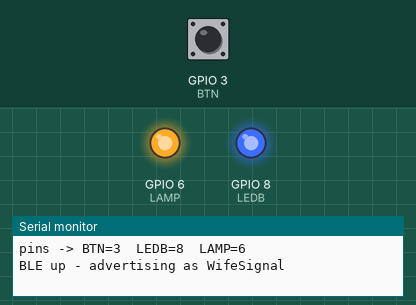
Simulated run of this sketch. Board: ESP32-C3. On the bench: output pins drawn as LEDs (lit = HIGH), the last lines printed to the serial monitor. The inputs (shaded band) are chosen by the test bench; at power-on: GPIO 3 (BTN) HIGH. Nothing arrives over Bluetooth unless stated; a phone connects over Bluetooth LE 3 s after start.

Above: at 1.2 s.
1.3 s: GPIO 3 (BTN) pulled LOW for 0.15 s
At 2.1 s:
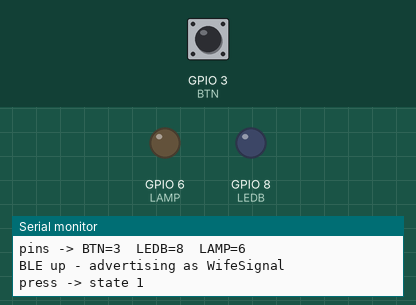
4.5 s: GPIO 3 (BTN) pulled LOW for 1 s
At 5.8 s:
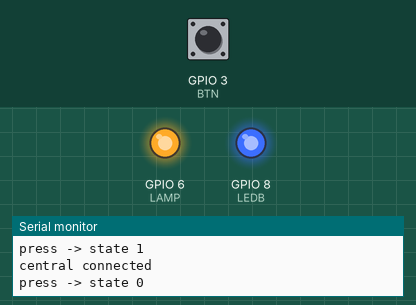
7.0 s: GPIO 3 (BTN) pulled LOW for 3.2 s
At 7.8 s:
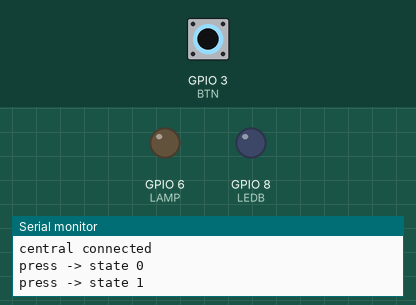
Timing chart, 0 to 10.0 s (numbered marks = the images above; inputs shaded):
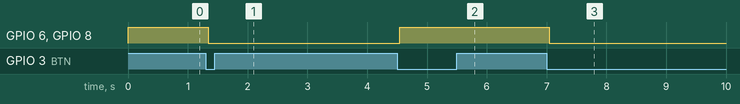

The sketch:

wifesignal_bletest.ino
```cpp
/*
 * WifeSignal - single-button BLE bring-up test
 * Board:  ESP32-C3 SuperMini (ESP32C3 Dev Module, USB CDC On Boot = Enabled)
 * BLE:    NimBLE-Arduino v2.x
 *
 * One on/off STATE drives BOTH the onboard LED and the arcade lamp:
 *   - switch on GPIO3 (press = LOW, internal pull-up) toggles state
 *   - onboard LED on GPIO8 (INVERTED, LOW = ON) mirrors state
 *   - arcade lamp on GPIO6 -> 1k -> S8050 base -> LED- ; LED+ -> 5V (as built: LOW = ON)
 *   - a BLE central can WRITE (1/0), READ, and gets NOTIFY on every change
 *
 * Common ground is mandatory: ESP32 GND, S8050 emitter, switch GND, 5V return.
 */

#include <NimBLEDevice.h>

#define SVC_UUID   "6d5f0001-4b6b-4a3a-9e1e-2a7b1c9f0001"
#define STATE_UUID "6d5f0002-4b6b-4a3a-9e1e-2a7b1c9f0002"

const int BTN  = 3;    // switch: NO -> GPIO3, COM -> GND
const int LEDB = 8;    // onboard LED, INVERTED (LOW = ON)
const int LAMP = 6;    // GPIO6 -> 1k -> S8050 base (as built: LOW = lamp ON)

NimBLECharacteristic* stateChar = nullptr;
bool state = false;
bool connected = false;

// debounce
int lastRead = HIGH;
uint32_t lastEdge = 0;
bool handled = false;

void applyLED() {
  digitalWrite(LEDB, state ? LOW  : HIGH);   // onboard: inverted
  digitalWrite(LAMP, state ? LOW  : HIGH);   // arcade lamp: wired active-low (LOW = lamp ON)
}

void pushState(bool doNotify) {
  uint8_t v = state ? 1 : 0;
  stateChar->setValue(&v, 1);
  if (doNotify && connected) stateChar->notify();
}

class StateCallbacks : public NimBLECharacteristicCallbacks {
  void onWrite(NimBLECharacteristic* c, NimBLEConnInfo& info) override {
    std::string v = c->getValue();
    if (v.empty()) return;
    state = (v[0] != 0);
    applyLED();
    pushState(true);
    Serial.printf("write -> state %d\n", state);
  }
};

class ServerCallbacks : public NimBLEServerCallbacks {
  void onConnect(NimBLEServer* s, NimBLEConnInfo& i) override {
    connected = true; Serial.println("central connected");
  }
  void onDisconnect(NimBLEServer* s, NimBLEConnInfo& i, int reason) override {
    connected = false; Serial.println("central disconnected");
    NimBLEDevice::startAdvertising();
  }
};

void setup() {
  Serial.begin(115200);
  pinMode(BTN, INPUT_PULLUP);
  pinMode(LEDB, OUTPUT);
  pinMode(LAMP, OUTPUT);
  applyLED();

  Serial.printf("pins -> BTN=%d  LEDB=%d  LAMP=%d\n", BTN, LEDB, LAMP);

  NimBLEDevice::init("WifeSignal");
  NimBLEDevice::setPower(ESP_PWR_LVL_P9);

  NimBLEServer* server = NimBLEDevice::createServer();
  server->setCallbacks(new ServerCallbacks());

  NimBLEService* svc = server->createService(SVC_UUID);
  stateChar = svc->createCharacteristic(STATE_UUID,
      NIMBLE_PROPERTY::READ | NIMBLE_PROPERTY::WRITE | NIMBLE_PROPERTY::NOTIFY);
  stateChar->setCallbacks(new StateCallbacks());
  pushState(false);
  svc->start();

  NimBLEAdvertising* adv = NimBLEDevice::getAdvertising();
  adv->addServiceUUID(SVC_UUID);
  adv->setMinInterval(160);   // 100 ms
  adv->setMaxInterval(320);   // 200 ms
  adv->setName("WifeSignal");
  adv->start();
  Serial.println("BLE up - advertising as WifeSignal");
}

void loop() {
  uint32_t now = millis();
  int r = digitalRead(BTN);
  if (r != lastRead) { lastRead = r; lastEdge = now; }
  if (now - lastEdge > 40) {
    if (r == LOW && !handled) {
      handled = true;
      state = !state;
      applyLED();
      pushState(true);
      Serial.printf("press -> state %d\n", state);
    } else if (r == HIGH) {
      handled = false;
    }
  }
  delay(5);
}
```

Measured:
- after the input at 1.3 s, GPIO 6 (LAMP), GPIO 8 (LEDB): HIGH → LOW at once
- after the input at 4.5 s, GPIO 6 (LAMP), GPIO 8 (LEDB): LOW → HIGH after 0.05 s
- after the input at 7.0 s, GPIO 6 (LAMP), GPIO 8 (LEDB): HIGH → LOW after 0.05 s
